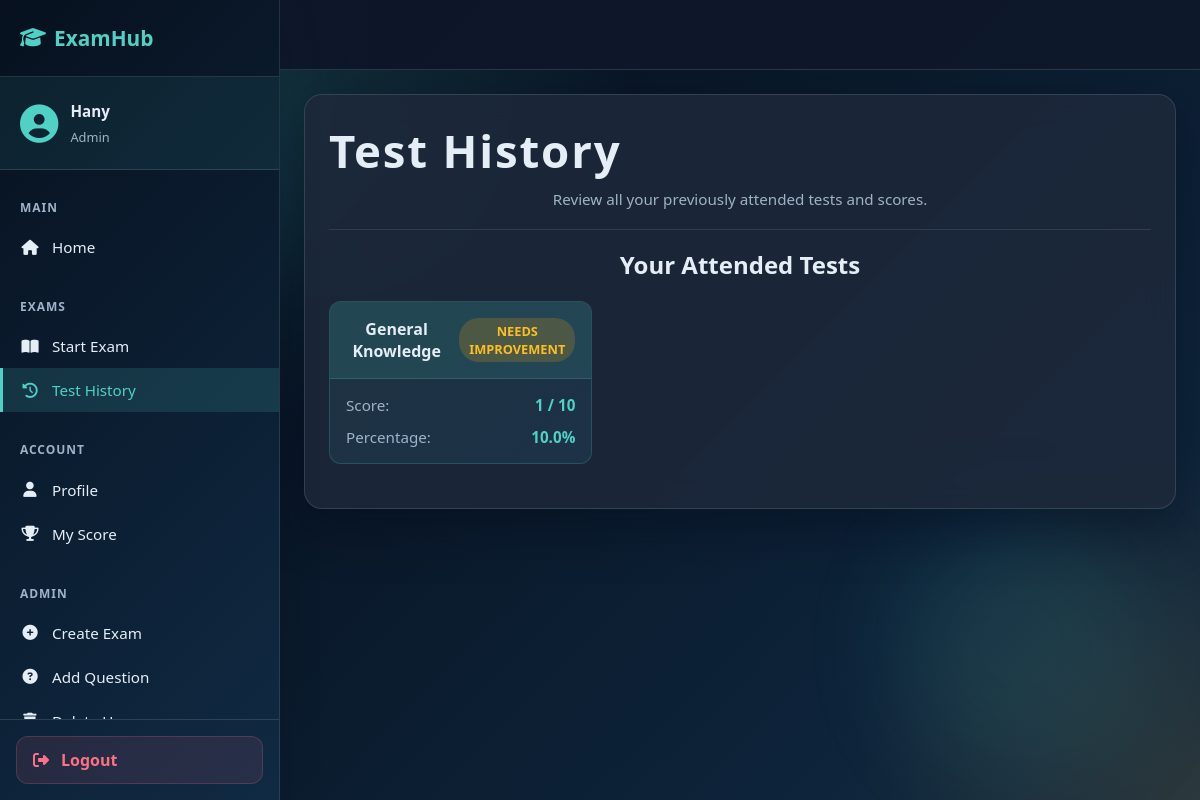
The app's page /test_history (signed in) with its own data.
### tables this page shows
CREATE TABLE results (
    id INTEGER PRIMARY KEY AUTOINCREMENT,
    username TEXT,
    exam_id INTEGER,
    score INTEGER
, completed_at TEXT);

CREATE TABLE exams (
    id INTEGER PRIMARY KEY AUTOINCREMENT,
    name TEXT NOT NULL,
    total_marks INTEGER CHECK(total_marks > 0)
);

### app.py (the view)
@app.route("/test_history")
def test_history():
    if "user" not in session:
        return redirect("/")
    attended_tests = get_attended_tests(session["user"])
    return render_template("test_history.html", attended_tests=attended_tests)

### app.py (called while the page is built, shortened)
@app.context_processor
def inject_score_summary():
    username = session.get("user")
    return {"score_summary": get_user_score_summary(username)}

### config/db_config.py (called while the page is built)
def get_connection():
    db_path = os.getenv("DB_PATH", "exam.db")
    return sqlite3.connect(db_path)

### services/exam_service.py (called while the page is built, shortened)
def _ensure_results_completion_column(cur):
    cur.execute("PRAGMA table_info(results)")
    columns = [row[1] for row in cur.fetchall()]
    if "completed_at" not in columns:
        cur.execute("ALTER TABLE results ADD COLUMN completed_at TEXT")

def _parse_timestamp(value):
    if not value:
        return None

def _calculate_current_streak(activity_dates):
    if not activity_dates:
        return 0

def get_attended_tests(username):
    conn = get_connection()
    cur = conn.cursor()
    cur.execute("""
        SELECT DISTINCT r.exam_id, e.name, e.total_marks, r.score
        FROM results r
        JOIN exams e ON r.exam_id = e.id
        WHERE r.username = ?
        ORDER BY r.id DESC
    """, (username,))
    data = cur.fetchall()
    conn.close()
    return data

### templates/test_history.html (shortened to what this page needs)
{% extends "base.html" %}
{% block content %}
<div class="container">
    <div class="page-intro">
        <h1 class="page-title">Test History</h1>
        <p class="subtle page-subtitle">Review all your previously attended tests and scores.</p>
    </div>
    <hr>
    {% if attended_tests %}
        <h2>Your Attended Tests</h2>
        <div class="attended-tests-grid">
            {% for test in attended_tests %}
                <div class="attended-test-card">
                    <div class="card-header">
                        <h3>{{ test[1] }}</h3>
                        {% if (test[3] / test[2] * 100) >= 50 %}
                            <span class="badge badge-success">Passed</span>
                        {% else %}
                            <span class="badge badge-warning">Needs Improvement</span>
                        {% endif %}
                    </div>
                    <div class="card-body">
                        <div class="score-row">
                            <span>Score:</span>
                            <strong>{{ test[3] }} / {{ test[2] }}</strong>
                        </div>
                        <div class="score-row">
                            <span>Percentage:</span>
                            <strong>{{ "%.1f"|format(test[3] / test[2] * 100) }}%</strong>
                        </div>
                    </div>
                </div>
            {% endfor %}
        </div>
    {% endif %}
</div>
{% endblock %}

### templates/base.html (shortened to what this page needs)
<!DOCTYPE html>
<html>
<head>
    <link rel="stylesheet" href="{{ url_for('static', filename='style.css', v='3') }}">
    <link rel="stylesheet" href="https://cdnjs.cloudflare.com/ajax/libs/font-awesome/6.4.0/css/all.min.css">
</head>
<body>
    <div class="sidebar">
        <div class="sidebar-header">
            <h3><i class="fas fa-graduation-cap"></i> ExamHub</h3>
        </div>
        <div class="user-info">
            <div class="user-avatar">
                <i class="fas fa-user-circle"></i>
            </div>
            <div class="user-details">
                <p class="user-name">{{ session.get('user', 'User') }}</p>
                <p class="user-role">{{ session.get('role', 'Student').title() }}</p>
            </div>
        </div>
        <nav class="sidebar-menu">
            <div class="menu-section">
                <p class="section-title">Main</p>
                <a href="{{ url_for('dashboard') }}" class="menu-item {% if request.endpoint == 'dashboard' %}active{% endif %}">
                    <i class="fas fa-home"></i> <span>Home</span>
                </a>
            </div>
            <div class="menu-section">
                <p class="section-title">Exams</p>
                <a href="{{ url_for('start_exam') }}" class="menu-item {% if request.endpoint == 'start_exam' %}active{% endif %}">
                    <i class="fas fa-book-open"></i> <span>Start Exam</span>
                </a>
                <a href="{{ url_for('test_history') }}" class="menu-item {% if request.endpoint == 'test_history' %}active{% endif %}">
                    <i class="fas fa-history"></i> <span>Test History</span>
                </a>
            </div>
            <div class="menu-section">
                <p class="section-title">Account</p>
                <a href="#" class="menu-item" onclick="showProfile()">
                    <i class="fas fa-user"></i> <span>Profile</span>
                </a>
                <a href="#" class="menu-item" onclick="showScore()">
                    <i class="fas fa-trophy"></i> <span>My Score</span>
                </a>
            </div>
            {% if session.get('role') == 'admin' %}
            <div class="menu-section">
                <p class="section-title">Admin</p>
                <a href="{{ url_for('create_exam_page') }}" class="menu-item {% if request.endpoint == 'create_exam_page' %}active{% endif %}">
                    <i class="fas fa-plus-circle"></i> <span>Create Exam</span>
                </a>
                <a href="{{ url_for('add_question_page') }}" class="menu-item {% if request.endpoint == 'add_question_page' %}active{% endif %}">
                    <i class="fas fa-question-circle"></i> <span>Add Question</span>
                </a>
                <a href="{{ url_for('delete_user_page') }}" class="menu-item {% if request.endpoint == 'delete_user_page' %}active{% endif %}">
                    <i class="fas fa-trash"></i> <span>Delete User</span>
                </a>
            </div>
            {% endif %}
        </nav>
        <div class="sidebar-footer">
            <a href="{{ url_for('logout') }}" class="logout-btn">
                <i class="fas fa-sign-out-alt"></i> <span>Logout</span>
            </a>
        </div>
    </div>
    <div class="main-content">
        <div class="top-bar">
        </div>
        <div class="content-wrapper">
            {% block content %}{% endblock %}
        </div>
    </div>
</body>
</html>

### records on screen
results: get "Hany"
exams: name "General Knowledge", id "1", total_marks "10", test "10.0"

### other values on screen
{{ session.get('role', 'Student').title() }} "Admin"
